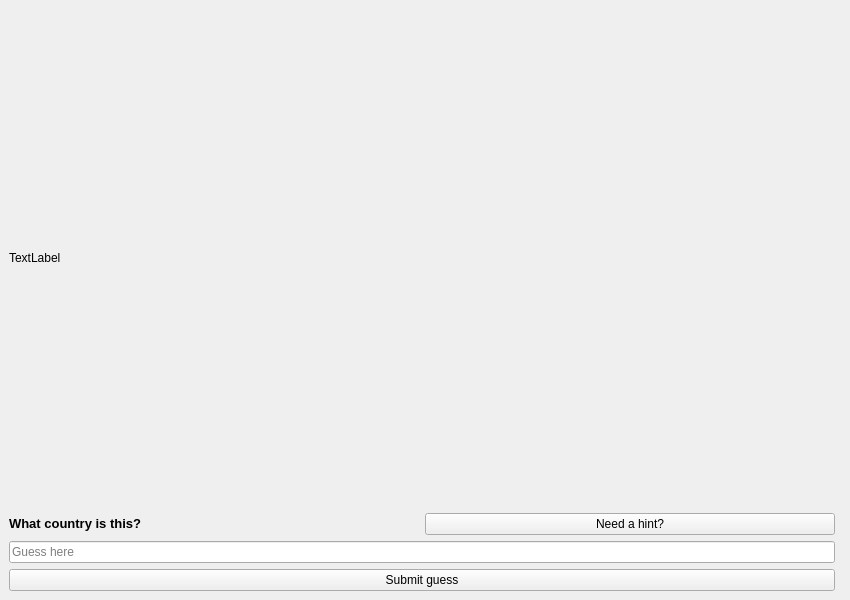
<?xml version="1.0" encoding="UTF-8"?>
<ui version="4.0">
 <class>MainWindow</class>
 <widget class="QMainWindow" name="MainWindow">
  <property name="geometry">
   <rect>
    <x>0</x>
    <y>0</y>
    <width>1000</width>
    <height>800</height>
   </rect>
  </property>
  <property name="minimumSize">
   <size>
    <width>850</width>
    <height>600</height>
   </size>
  </property>
  <property name="maximumSize">
   <size>
    <width>850</width>
    <height>600</height>
   </size>
  </property>
  <property name="windowTitle">
   <string>MainWindow</string>
  </property>
  <widget class="QWidget" name="centralwidget">
   <layout class="QHBoxLayout" name="horizontalLayout_2">
    <item>
     <layout class="QVBoxLayout" name="verticalLayout">
      <item>
       <widget class="QLabel" name="FLAG">
        <property name="text">
         <string>TextLabel</string>
        </property>
       </widget>
      </item>
      <item>
       <layout class="QHBoxLayout" name="horizontalLayout">
        <item>
         <widget class="QLabel" name="whatCountryIsThisLabel">
          <property name="text">
           <string>&lt;!DOCTYPE HTML PUBLIC &quot;-//W3C//DTD HTML 4.0//EN&quot; &quot;http://www.w3.org/TR/REC-html40/strict.dtd&quot;&gt;
&lt;html&gt;&lt;head&gt;&lt;meta name=&quot;qrichtext&quot; content=&quot;1&quot; /&gt;&lt;meta charset=&quot;utf-8&quot; /&gt;&lt;style type=&quot;text/css&quot;&gt;
p, li { white-space: pre-wrap; }
hr { height: 1px; border-width: 0; }
li.unchecked::marker { content: &quot;\2610&quot;; }
li.checked::marker { content: &quot;\2612&quot;; }
&lt;/style&gt;&lt;/head&gt;&lt;body style=&quot; font-family:'Segoe UI'; font-size:9pt; font-weight:400; font-style:normal;&quot;&gt;
&lt;p style=&quot; margin-top:0px; margin-bottom:0px; margin-left:0px; margin-right:0px; -qt-block-indent:0; text-indent:0px;&quot;&gt;&lt;span style=&quot; font-size:10pt; font-weight:700;&quot;&gt;What country is this?&lt;/span&gt;&lt;/p&gt;&lt;/body&gt;&lt;/html&gt;</string>
          </property>
         </widget>
        </item>
        <item>
         <widget class="QPushButton" name="hintButton">
          <property name="text">
           <string>Need a hint?</string>
          </property>
         </widget>
        </item>
       </layout>
      </item>
      <item>
       <widget class="QLineEdit" name="inputBox">
        <property name="text">
         <string/>
        </property>
        <property name="placeholderText">
         <string>Guess here</string>
        </property>
       </widget>
      </item>
      <item>
       <widget class="QPushButton" name="submitGuess">
        <property name="text">
         <string>Submit guess</string>
        </property>
       </widget>
      </item>
     </layout>
    </item>
    <item alignment="Qt::AlignmentFlag::AlignHCenter|Qt::AlignmentFlag::AlignVCenter">
     <widget class="QFrame" name="frame">
      <property name="frameShape">
       <enum>QFrame::Shape::StyledPanel</enum>
      </property>
      <property name="frameShadow">
       <enum>QFrame::Shadow::Raised</enum>
      </property>
     </widget>
    </item>
   </layout>
  </widget>
 </widget>
 <resources/>
 <connections/>
</ui>
